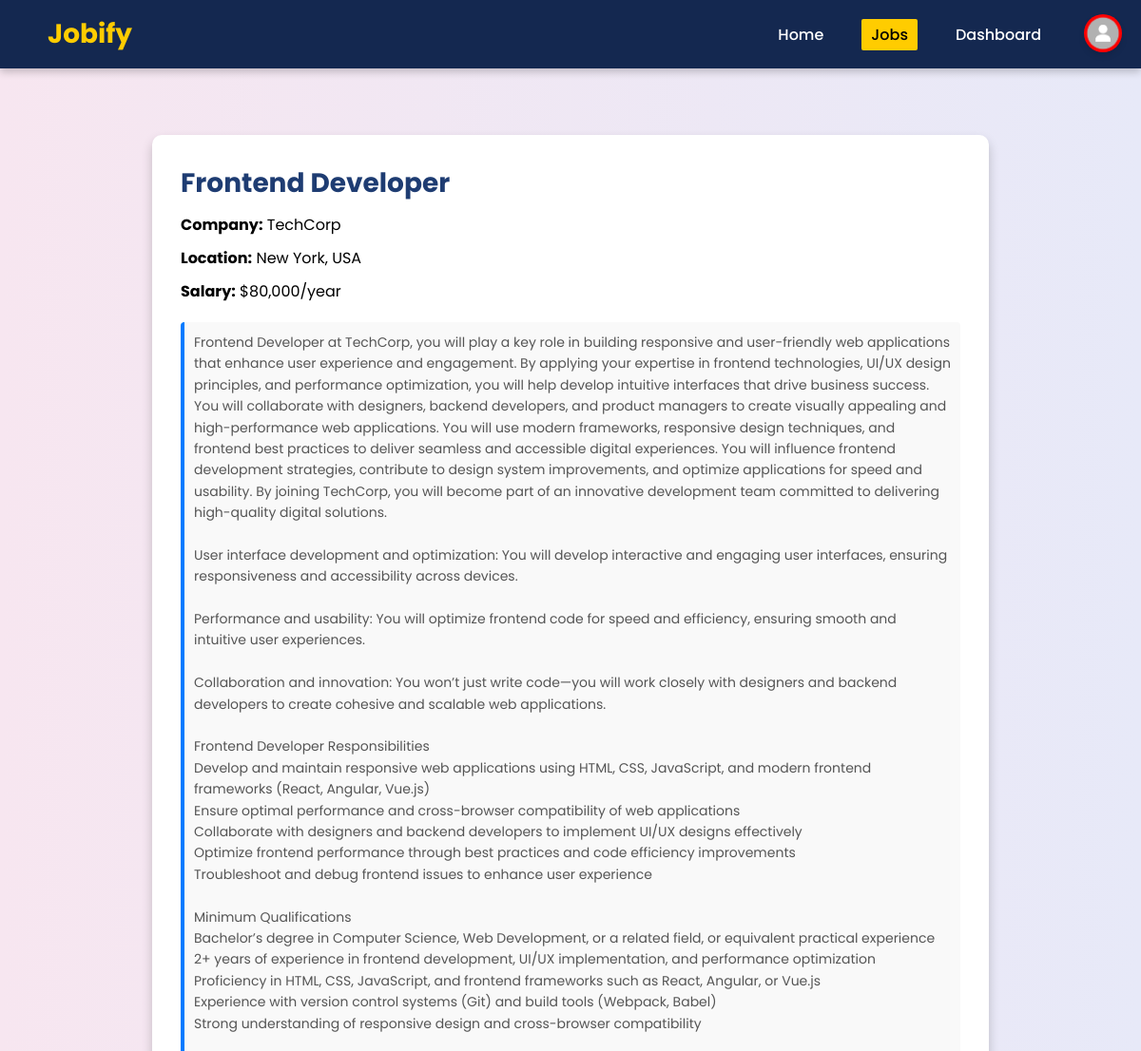
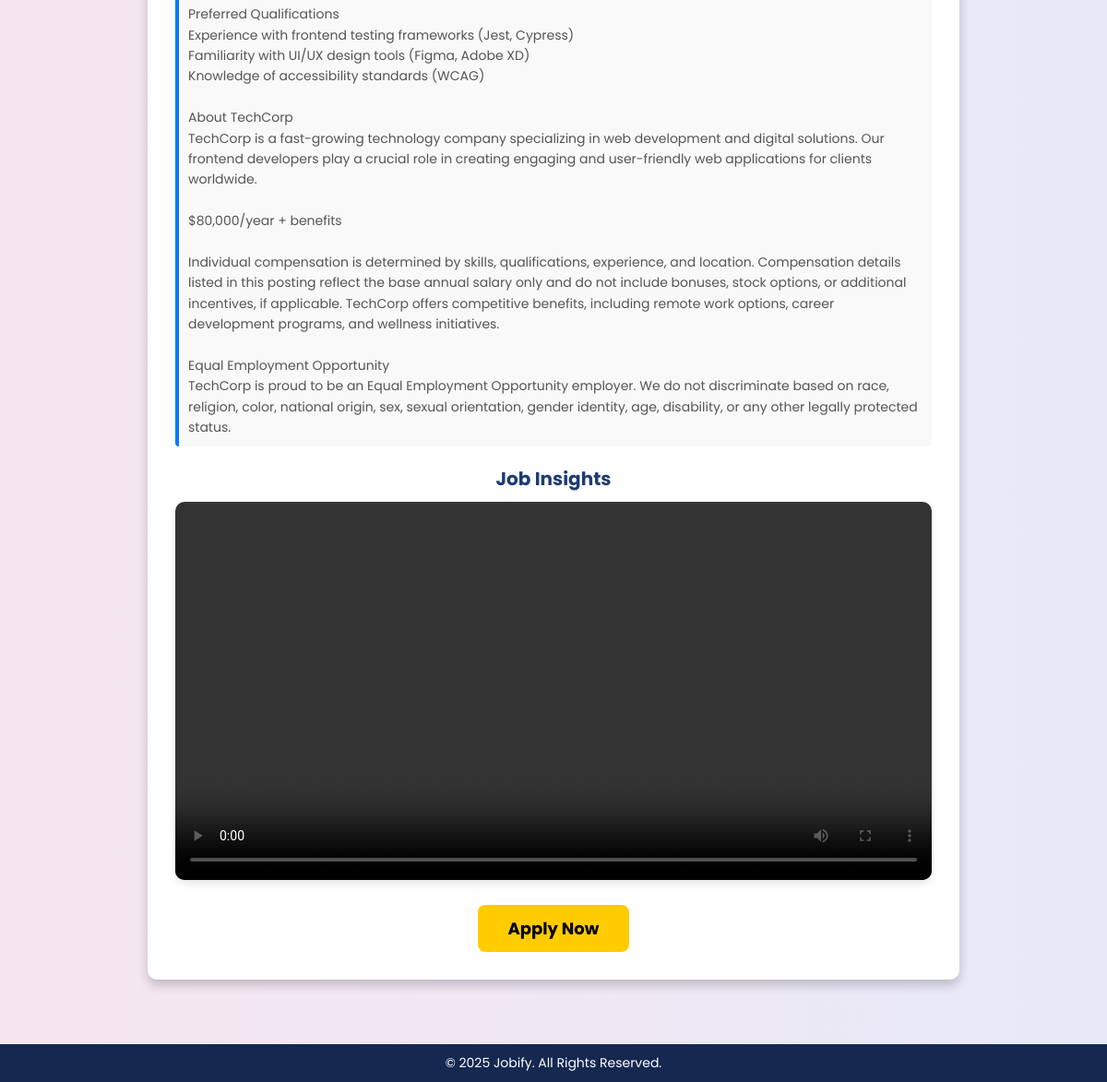
Page /job-description.php?id=1 on the committed database (2 pictures, top to bottom).
### tables this page shows
CREATE TABLE `jobs` (
  `id` int(11) NOT NULL,
  `job_title` varchar(255) NOT NULL,
  `company_name` varchar(255) NOT NULL,
  `location` varchar(255) NOT NULL,
  `description` text NOT NULL,
  `salary` varchar(50) NOT NULL,
  `date_posted` timestamp NOT NULL DEFAULT current_timestamp(),
  `category` varchar(100) NOT NULL
);

### job-description.php (the view, shortened to what this page needs)
<?php
include 'php/config.php';
$job_id = isset($_GET['id']) ? intval($_GET['id']) : 0;
$query = "SELECT * FROM jobs WHERE id = ?";
$stmt = $conn->prepare($query);
$stmt->bind_param("i", $job_id);
$stmt->execute();
$result = $stmt->get_result();
$job = $result->fetch_assoc();
?>
<!DOCTYPE html>
<html lang="en">
<head>
    <link rel="stylesheet" href="css/style.css">
    <link rel="stylesheet" href="https://cdnjs.cloudflare.com/ajax/libs/font-awesome/6.7.2/css/all.min.css">
</head>
<body>
    <header>
        <div class="logo">
            <h1>Jobify</h1>
        </div>
        <nav>
            <ul>
                <li><a href="index.php">Home</a></li>
                <li><a href="job-listings.php" class="active">Jobs</a></li>
                <li><a href="dashboard.php">Dashboard</a></li>
                 <div class="profile-icon" onclick="toggleSidebar()">
                    <img src="assets/images/profile.png" alt="Profile">
                </div>
            </ul>
        </nav>
    </header>
    <main class="job-detail">
        <div class="job-ctr">
            <h2><?= htmlspecialchars($job['job_title']) ?></h2>
            <p><strong>Company:</strong> <?= htmlspecialchars($job['company_name']) ?></p>
            <p><strong>Location:</strong> <?= htmlspecialchars($job['location']) ?></p>
            <p><strong>Salary:</strong> $<?= htmlspecialchars($job['salary']) ?>/year</p>
            <p class="description"><?= nl2br(htmlspecialchars($job['description'])) ?></p>
            <div class="job-video">
                <h3>Job Insights</h3>
                <video width="100%" controls>
                <source src="<?= htmlspecialchars('assets/video/job-tips.mp4') ?>" type="video/mp4">
                </video>
            </div>
            <a href="apply.php?job_id=<?= $job['id'] ?>" class="apply-btn">Apply Now</a>
        </div>
    </main>
    <footer>
        <p>&copy; 2025 Jobify. All Rights Reserved.</p>
    </footer>
</body>
</html>

### css/style.css (style rules this page uses)
* { margin: 0; padding: 0; box-sizing: border-box; font-family: 'Poppins', 'Roboto', 'Arial', 'Helvetica Neue', sans-serif; -webkit-font-smoothing: antialiased; -moz-osx-font-smoothing: grayscale; }
html, body { height: 100%; display: flex; flex-direction: column; background: linear-gradient(90deg,#f7e6f0, #e7e9f8); color: #222; }
p { font-family: inherit; }
h3 { color: #1e3c72; }
header { display: flex; justify-content: space-between; align-items: center; padding: 15px 50px; background: #142850; box-shadow: 0px 4px 8px rgba(0, 0, 0, 0.2); width: 100%; }
.logo h1 { font-size: 28px; font-weight: bold; color: #ffcc00; text-decoration: none; cursor: pointer; }
nav ul { list-style: none; display: flex; margin-right: 30px; }
nav ul li { margin: 0 15px; }
nav ul li a { text-decoration: none; color: white; font-weight: 500; transition: 0.3s ease-in-out; padding: 5px 10px; cursor: pointer; }
nav ul li a.active { background: #ffcc00; color: black; border-radius: 2px; }
footer { text-align: center; padding: 10px; background: #142850; color: white; font-size: 14px; width: 100%; margin-top: auto; }
.job-detail { padding: 50px; text-align: center; }
.job-ctr { width: 80%; background: white; color: black; padding: 30px; border-radius: 10px; box-shadow: 0px 6px 12px rgba(0, 0, 0, 0.2); margin: 20px auto; text-align: left; }
.job-ctr h2 { font-size: 28px; color: #1e3c72; margin-bottom: 10px; }
.job-ctr p { font-size: 16px; margin-bottom: 10px; }
.job-ctr .description { font-size: 14px; color: #555; line-height: 1.6; }
.job-video { margin-top: 20px; text-align: center; }
.job-video h3 { font-size: 20px; margin-bottom: 10px; color: #1e3c72; }
.job-video video { border-radius: 10px; box-shadow: 0px 4px 8px rgba(0, 0, 0, 0.1); }
.apply-btn { display: block; width: 20%; text-align: center; background: #ffcc00; color: black; font-size: 18px; font-weight: bold; padding: 12px; margin-top: 20px; margin-inline: auto; border-radius: 8px; text-decoration: none; transition: 0.3s ease-in-out; }
.description { background: #f9f9f9; text-align: left; padding: 10px; margin-block: 20px; border-left: 4px solid #007bff; border-radius: 4px; }
.profile-icon { position: absolute; top: 15px; right: 20px; width: 40px; height: 40px; border-radius: 50%; background-color: red; overflow: hidden; cursor: pointer; transition: transform 0.3s ease; box-shadow: 0px 4px 6px rgba(0, 0, 0, 0.1); }
.profile-icon img { width: 100%; height: 100%; object-fit: cover; }

### rows in the picture
jobs: job_title "Frontend Developer", company_name "TechCorp", location "New York, USA", salary "80,000", description "Frontend Developer at TechCorp, you will play a key role in building responsive and user-friendly web applications that enhance user experience and engagement. By applying your expertise in frontend technologies, UI/UX design principles, and performance optimization, you will help develop intuitive interfaces that drive business success. You will collaborate with designers, backend developers, and product managers to create visually appealing and high-performance web applications. You will use modern frameworks, responsive design techniques, and frontend best practices to deliver seamless and accessible digital experiences. You will influence frontend development strategies, contribute to…"
